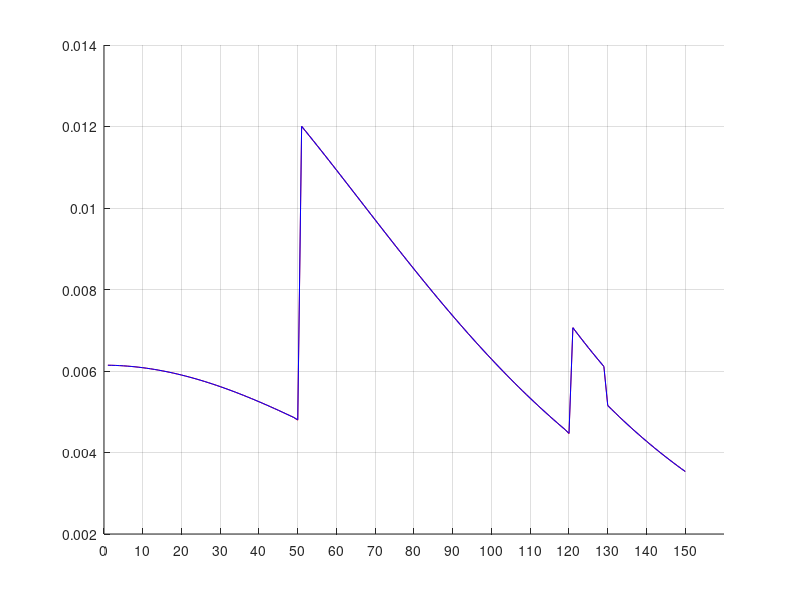

Here is the MATLAB script that generated this plot:
m = 1;
radius = 1*10^-2;
area = pi * radius^2;
FOV = 56;
P_opt = 10;
p_elect = P_opt ^ 2  ;
g = m /(sin(pi/6))^2;
recieved_power_near = p_elect * 0.2;
recieved_power_far =  p_elect * 0.8;
dimention = 150;
near = 50;
far = 120;
alpha = 0.7;
alpha_1 = 0.4;
for d = 1:dimention
    distance(d) = d * 10^-2;
end

for i = 1:length(distance)
    if acos(3/(sqrt(distance(i)^2 + 4)))<= FOV
        h(i) =((m+1)*area*g * 4)/(2 * pi *(sqrt(distance(i)^2 + 4)^4));
    else
        h(i) = 0;
    end
    
end

h_next = h;            

powers =zeros(1,dimention);
for j = 1:dimention
    if j <= near
        powers(j) = recieved_power_near;
    elseif near < j < far
            powers(j) = p_elect * 0.5 ;
            powers(far + 1 :end) = recieved_power_far;
    end
end

for v = 1:20
   separate = h([130:end]);
   power_seprate = powers([130:end]);  
end



for q =1:length(h)
    snr(q) = 0.64 *(h(q)^2)*powers(q)/((0.64 * sum((h([1:q-1, q+1:end]).^2) .* powers([1:q-1, q+1:end]))) + 10.^-14);
    snr_1(q) = 0.64 *(h(q)^2)*powers(q)/((0.64 * sum((h([1:q-1, q+1:end]).^2) .* powers([1:q-1, q+1:end]))) + 10.^-14);
    if q == near
        snr(near) = 0.64 * powers(near) *(h(near)^2)/((0.64 * sum((h([1:q-1, q+1:end]).^2) .* powers([1:q-1, q+1:end])))+ (powers(far) *(h(far)^2)*(1-alpha))+ 10.^-14)
            domentatnt_3 = (powers(far) *(h(far)^2)*(1-0.7));
        snr_1(near) = 0.64 * powers(near) *(h(near)^2)/((0.64 * sum((h([1:q-1, q+1:end]).^2) .* powers([1:q-1, q+1:end])))+ (powers(far) *(h(far)^2)*(1-alpha_1))+ 10.^-14)

    elseif q == far
     snr(far) = 0.64 * powers(far) *(h(far)^2)/((0.64 * sum((h([1:q-1, q+1:end]).^2) .* powers([1:q-1, q+1:end])))+ (powers(near) *(h(near)^2)*(1-alpha))+ 10.^-14)
    domentat_4 = (powers(near) *(h(near)^2)*(1-0.7));
     snr_1(far) = 0.64 * powers(far) *(h(far)^2)/((0.64 * sum((h([1:q-1, q+1:end]).^2) .* powers([1:q-1, q+1:end])))+ (powers(near) *(h(near)^2)*(1-alpha_1))+ 10.^-14)

    elseif q >=130
        snr(q) = 0.64 *(h(q)^2)*powers(q)/((0.64 * (sum((h([1:q-1, q+1:end]).^2) .* powers([1:q-1, q+1:end]))) + sum(((separate([1:end]).^2) .* power_seprate([1:end])))  )+ 10.^-14);
        snr_1(q) = 0.64 *(h(q)^2)*powers(q)/((0.64 * (sum((h([1:q-1, q+1:end]).^2) .* powers([1:q-1, q+1:end]))) + sum(((separate([1:end]).^2) .* power_seprate([1:end])))  )+ 10.^-14);

    end
        
        domenatn_1(q) =0.64 * (sum((h([1:q-1, q+1:end]).^2.* powers([1:q-1, q+1:end]))));
        domentant_2(q) =sum(((separate([1:end]).^2) .* power_seprate([1:end]))) ;
        domentatnt_3(q) = (powers(far) *(h(far)^2)*(1-0.7))
end
hold on

plot(snr_1,'r')

plot(snr,'b')
grid on
set(gca,'xtick',[0:10:150])

hold off


